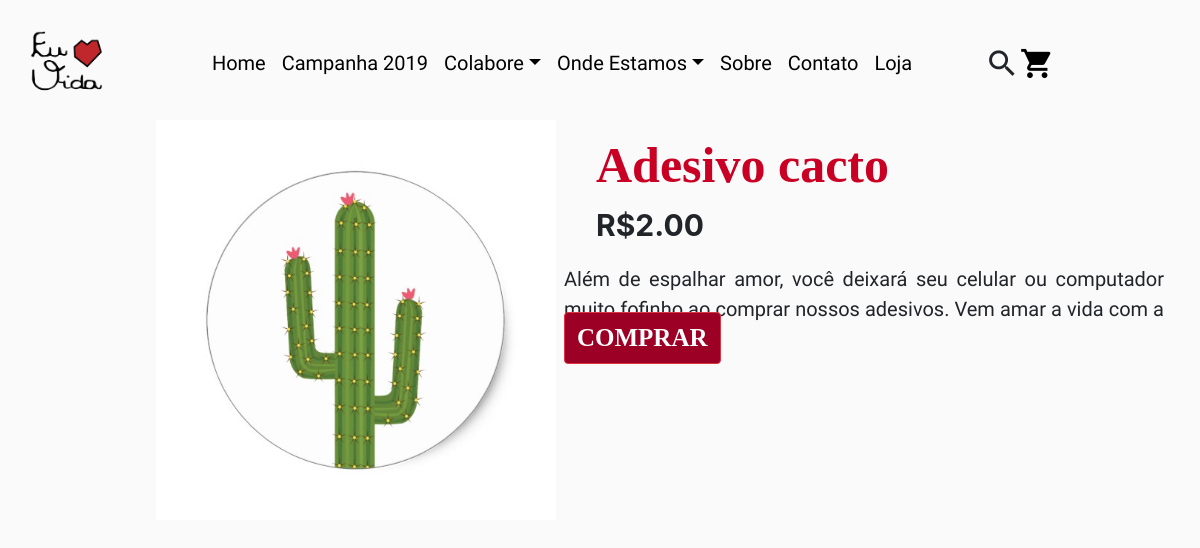
/lojinha/produto/3, run on the app's committed database.
### lojinha/models.py (models this page shows, shortened)
class Produto(models.Model):
    descricao = models.CharField(max_length=150)
    preco = models.DecimalField(max_digits=9,decimal_places=2)
    quantidade = models.IntegerField()
    imagem = models.ImageField(upload_to= 'images')
    textinho = models.CharField(max_length=150, default="")
    class Meta:
        verbose_name = 'Produto'
        verbose_name_plural = 'Produtos'
        ordering = ['descricao']

### lojinha/views.py (the view)
# urls.py: path('produto/<int:produto_id>', exibir_produto, name='euamovida-produto')
def exibir_produto(request, produto_id):
	produto = Produto.objects.get(pk=produto_id)
	return render(request, 'lojinha/produto.html', {'produto': produto})

### templates/lojinha/produto.html (shortened to what this page needs)
{% extends "base.html" %}
{% load static %}
{% block conteudo %}
<div class="detalhe-produto">
	<div class="detalhe-foto"><img src="{{ produto.imagem.url }}" height="400" width="400"></div>
	<div class="detalhe-titulo">{{ produto.descricao }}</div>
	<div class="detalhe-preco">R${{ produto.preco }}</div>
</div>
<div class="detalhe-textinho"><br><br>{{ produto.textinho }}</div>
<a href="{% url 'create_cartitem' produto.id %}" role="button" class="btn btn-danger" class="detalhe-quantidade" style="position: absolute; margin-top: 24%; margin-left: 47%; font-family: 'minimal'; font-weight: bold; font-size: 25px;">COMPRAR</button>
{% endblock %}

### static/css/style.css (style rules this page uses)
body { background-color:#fafafa; }
.btn, btn-danger { background-color: #9c0024; }
.detalhe-produto { position: absolute; margin-top: 8%; margin-left: 13%; }
.detalhe-titulo { font-size: 50px; color:#c90024; margin-left: 110%; margin-top: -98%; font-family: 'minimal'; font-weight: bold; width: 90%; }
.detalhe-preco { margin-left: 110%; font-size: 30px; font-weight: bold; }
.detalhe-textinho { position: absolute; margin-left: 47%; margin-top: 15%; font-size: 20px; font-family: 'roboto'; text-align: justify; width: 50%; }

### data on the page
Produto: imagem (picture), descricao "Adesivo cacto", preco "2.00", textinho "Além de espalhar amor, você deixará seu celular ou computador muito fofinho ao comprar nossos adesivos. Vem amar a vida com a…"
